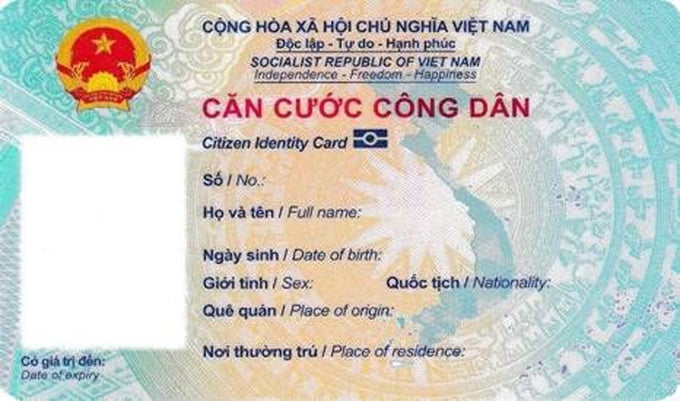
#> input picture id_blank.jpg, 680 x 401 px
$ jupyter execute --allow-errors template_matching.ipynb   (shell and % lines are left out)
#> lines starting #> are read from the running program, lines starting #| are printed output that depends on the picture
[cell 1]
from PIL import Image, ImageDraw, ImageFont
import cv2
import numpy as np

[cell 2]
import cv2

# 1) Load ảnh mẫu
img = cv2.imread("id_blank.jpg")
#> img is the input picture: shape (401, 680, 3); mean B, G, R 196.7, 203.5, 201.6
cv2.namedWindow("template")

# 2) Định nghĩa callback
def print_pos(event, x, y, flags, param):
    if event == cv2.EVENT_LBUTTONDOWN:
        print(f"Clicked at x={x}, y={y}")

# 3) Gán callback và hiện ảnh
cv2.setMouseCallback("template", print_pos)
cv2.imshow("template", img)
cv2.waitKey(0)
cv2.destroyAllWindows()

[cell 3]
import os
from PIL import ImageFont, Image, ImageDraw


# 2) load template and draw boxes
img  = Image.open("id_blank.jpg").convert("RGB")
#> img: PIL image 680x401 RGB
draw = ImageDraw.Draw(img)

# 3) load fonts
font_path = "/Library/Fonts/Arial.ttf"
font_path_bold = "/Library/Fonts/Arial Bold.ttf"
font_id  = ImageFont.truetype(font_path_bold, size=34)
font_dob = ImageFont.truetype(font_path, size=20)

# 4) sample text & positions
pos_id  = (275, 165)
pos_dob = (400, 245)
sample_id  = "023456789012"
sample_dob = "01/01/1990"

# 5) measure & draw rectangles
bbox_id  = draw.textbbox((0, 0), sample_id,  font=font_id)
#> bbox_id = (0, 7, 260, 32)
w_id,  h_id  = bbox_id[2]+10 - bbox_id[0], bbox_id[3]+10 - bbox_id[1]
#> w_id = 270; h_id = 35

bbox_dob = draw.textbbox((0, 0), sample_dob, font=font_dob)
#> bbox_dob = (0, 4, 115, 20)
w_dob, h_dob = bbox_dob[2]+10 - bbox_dob[0], bbox_dob[3]+10 - bbox_dob[1]
#> w_dob = 125; h_dob = 26

# 1) Draw the sample text
draw.text(pos_id,  sample_id,  font=font_id,  fill="black")
draw.text(pos_dob, sample_dob, font=font_dob, fill="black")

# 2) Draw the annotation boxes on top
draw.rectangle(
    [pos_id,  (pos_id[0] + w_id,  pos_id[1] + h_id)],
    outline="red", width=2
)
draw.rectangle(
    [pos_dob, (pos_dob[0] + w_dob, pos_dob[1] + h_dob)],
    outline="blue", width=2
)

# 3) Show or save
img.show()
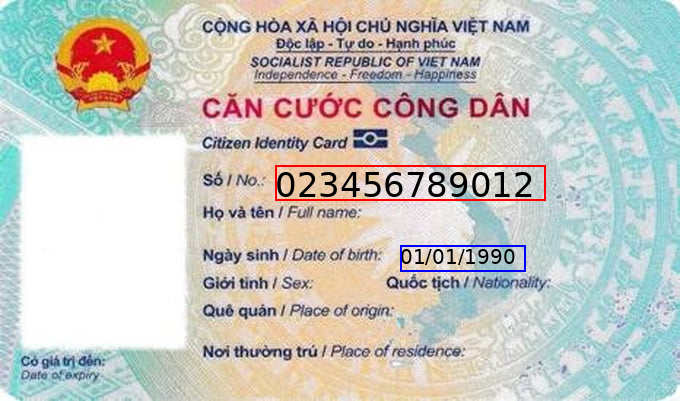
#> shown: PIL image 680x401 RGB; mean R, G, B 199.1, 200.1, 194
